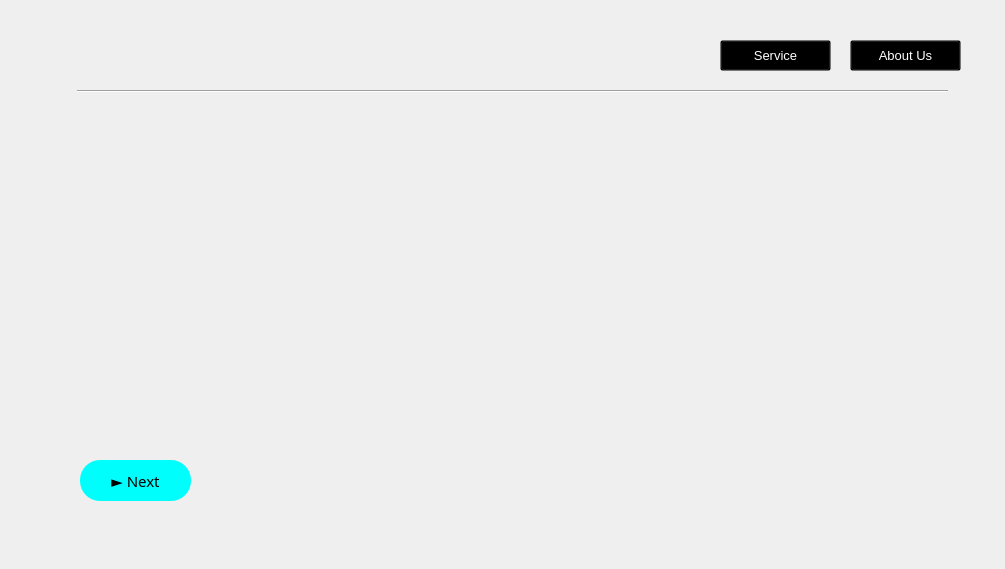
<?xml version="1.0" encoding="UTF-8"?>
<ui version="4.0">
 <class>Dialog</class>
 <widget class="QDialog" name="Dialog">
  <property name="geometry">
   <rect>
    <x>0</x>
    <y>0</y>
    <width>1005</width>
    <height>569</height>
   </rect>
  </property>
  <property name="windowTitle">
   <string>Dialog</string>
  </property>
  <widget class="QLabel" name="label">
   <property name="geometry">
    <rect>
     <x>-10</x>
     <y>-10</y>
     <width>1031</width>
     <height>581</height>
    </rect>
   </property>
   <property name="text">
    <string/>
   </property>
   <property name="pixmap">
    <pixmap>../Resources/First.jpg</pixmap>
   </property>
   <property name="scaledContents">
    <bool>true</bool>
   </property>
  </widget>
  <widget class="QPushButton" name="Next">
   <property name="geometry">
    <rect>
     <x>80</x>
     <y>460</y>
     <width>111</width>
     <height>41</height>
    </rect>
   </property>
   <property name="font">
    <font>
     <family>Franklin Gothic Book</family>
     <pointsize>11</pointsize>
    </font>
   </property>
   <property name="cursor">
    <cursorShape>ArrowCursor</cursorShape>
   </property>
   <property name="autoFillBackground">
    <bool>false</bool>
   </property>
   <property name="styleSheet">
    <string notr="true">QPushButton {
	border-radius: 20px ;
	background-color: rgb(0, 255, 252);
	color: rgb(0, 0, 0);
}
QPushButton:hover {
	background-color: rgb(66, 82, 91);
	color: rgb(255, 255, 255);
}
QPushButton:pressed {
	background-color: rgb(66, 82, 91);
}
</string>
   </property>
   <property name="text">
    <string>► Next</string>
   </property>
  </widget>
  <widget class="QPushButton" name="Service">
   <property name="geometry">
    <rect>
     <x>720</x>
     <y>40</y>
     <width>111</width>
     <height>31</height>
    </rect>
   </property>
   <property name="font">
    <font>
     <family>Arial</family>
     <pointsize>10</pointsize>
    </font>
   </property>
   <property name="cursor">
    <cursorShape>ArrowCursor</cursorShape>
   </property>
   <property name="autoFillBackground">
    <bool>false</bool>
   </property>
   <property name="styleSheet">
    <string notr="true">QPushButton {
	background-color: rgba(0, 0, 0, 0);
	color: rgb(255, 255, 255);
}
QPushButton:hover {
	background-color: rgb(66, 82, 91);
	color: rgb(255, 255, 255);
}
QPushButton:pressed {
	background-color: rgb(66, 82, 91);
}

</string>
   </property>
   <property name="text">
    <string>Service</string>
   </property>
  </widget>
  <widget class="QPushButton" name="About">
   <property name="geometry">
    <rect>
     <x>850</x>
     <y>40</y>
     <width>111</width>
     <height>31</height>
    </rect>
   </property>
   <property name="font">
    <font>
     <family>Arial</family>
     <pointsize>10</pointsize>
    </font>
   </property>
   <property name="cursor">
    <cursorShape>ArrowCursor</cursorShape>
   </property>
   <property name="autoFillBackground">
    <bool>false</bool>
   </property>
   <property name="styleSheet">
    <string notr="true">QPushButton {
	background-color: rgba(0, 0, 0, 0);
	color: rgb(255, 255, 255);
}
QPushButton:hover {
	background-color: rgb(66, 82, 91);
	color: rgb(255, 255, 255);
}
QPushButton:pressed {
	background-color: rgb(66, 82, 91);
}

</string>
   </property>
   <property name="text">
    <string>About Us</string>
   </property>
  </widget>
  <widget class="Line" name="line">
   <property name="geometry">
    <rect>
     <x>77</x>
     <y>83</y>
     <width>871</width>
     <height>16</height>
    </rect>
   </property>
   <property name="orientation">
    <enum>Qt::Horizontal</enum>
   </property>
  </widget>
 </widget>
 <resources/>
 <connections/>
</ui>
